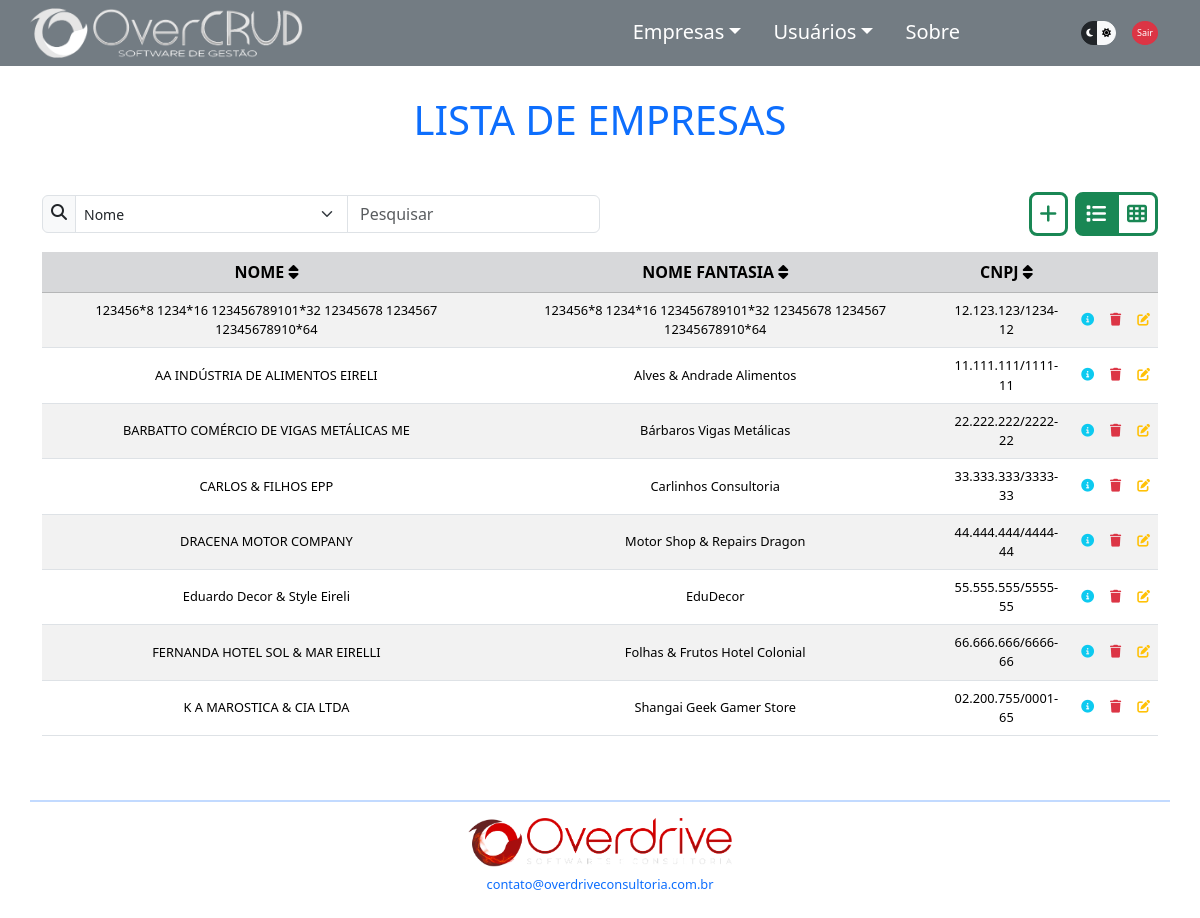
/emplista.php (signed in), run on an earlier commit of the app's database.
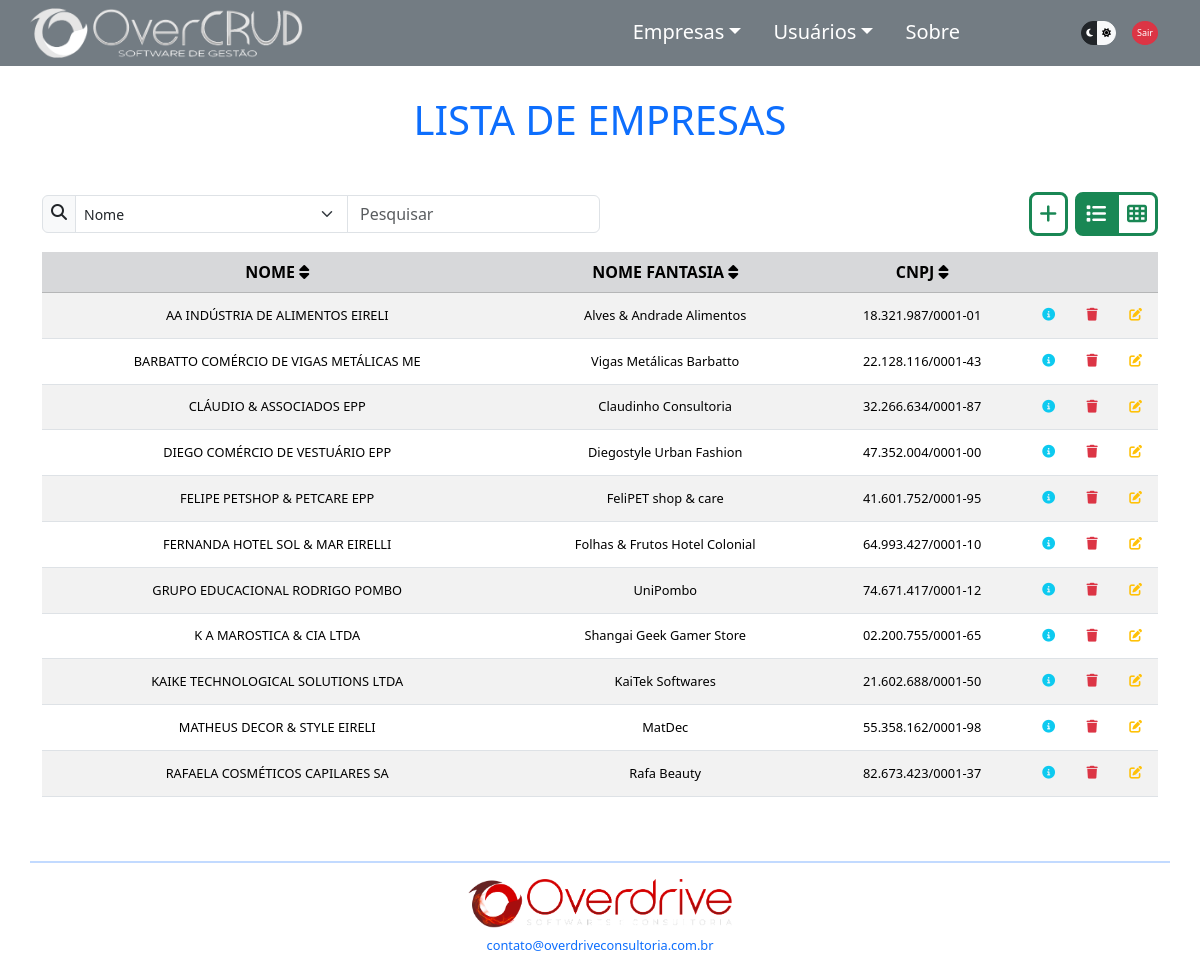
And on a later commit of the database.
### tables this page shows
CREATE TABLE `empresas` (
  `idempresa` int(11) NOT NULL AUTO_INCREMENT,
  `nome` varchar(64) DEFAULT NULL,
  `telefone` varchar(15) DEFAULT NULL,
  `cnpj` varchar(18) DEFAULT NULL,
  `fantasia` varchar(64) DEFAULT NULL,
  `responsavel` varchar(64) DEFAULT NULL,
  `idenderecoemp` int(11) DEFAULT NULL,
  PRIMARY KEY (`idempresa`),
  KEY `empresas_ibfk_1` (`idenderecoemp`),
  CONSTRAINT `empresas_ibfk_1` FOREIGN KEY (`idenderecoemp`) REFERENCES `enderecos` (`idendereco`)
);

### resources/listas.php (called while the page is built, shortened)
<?php
$root = $_SERVER["DOCUMENT_ROOT"];
require_once "$root/OverCRUD-main/overcrud/resources/pathing.php";
require_once "$rootOvercrud/components/EmpresaDAO.php";
$instanciaEmp = new Empresa();
$instanciaEmpDAO = new EmpresaDAO($instanciaEmp);
$listaEmp = $instanciaEmpDAO->listarEmpresas();

### components/ConexaoBD.php (called while the page is built, shortened)
<?php
class ConexaoBD
{
    public static function conectarBD()
    {
        $db_name = 'overcrud';
        $db_host = 'localhost';
        $db_user = 'root';
        $db_port = '3306';
        $db_password = '';
        $pdo = new PDO("mysql:dbname=$db_name;host=$db_host:$db_port", $db_user, $db_password);
        return $pdo;
    }
};

### components/EmpresaDAO.php (called while the page is built, shortened)
<?php
class EmpresaDAO
{
    public function listarEmpresas()
    {
        $sqlConsultaEmp = ConexaoBD::conectarBD()->query("SELECT * FROM empresas");
        if ($sqlConsultaEmp->rowCount() > 0) {
            $listaEmp = $sqlConsultaEmp->fetchAll(PDO::FETCH_ASSOC);
            return $listaEmp;
        };
    }
}

### emplista.php (the view, shortened to what this page needs)
<?php
require_once "./resources/pathing.php";
$voltar = ".";
require_once "$rootOvercrud/validations/session_validation.php";
require_once "$rootOvercrud/resources/listas.php";
?>
<!DOCTYPE html>
<html lang="pt-br" data-bs-theme="dark">
<?php
require_once "$rootOvercrud/partials/head.php";
head('- Empresas', $voltar);
?>
<body>
    <div class="container">
        <div class="row" id="navbartop">
            <?php
            require_once "$rootOvercrud/partials/navbartop.php";
            navbarTop($voltar, $linksAdm);
            ?>
        </div>
        <div class="row d-flex mt-5" id="appBody">
            <h1 class="text-center text-primary display-6 my-5" id="sessiontitle">LISTA DE EMPRESAS</h1>
            <?php require_once "$rootOvercrud/partials/searchbar.php" ?>
            <div class="" id="mostrartabela">
                <table id="tabelaempresas" class="table table-striped">
                    <tr class="table-secondary text-center">
                        <th onclick="ordenar(0)" class="tableheader">NOME <i class="fa-solid fa-sort"></i></th>
                        <th onclick="ordenar(1)" class="tableheader">NOME FANTASIA <i class="fa-solid fa-sort"></i></th>
                        <th onclick="ordenar(2)" class="tableheader">CNPJ <i class="fa-solid fa-sort"></i></th>
                        <th> </th>
                        <th class="<?= $linksAdm ?>"> </th>
                        <th class="<?= $linksAdm ?>"> </th>
                    </tr>
                    <?php foreach ($listaEmp as $empresa): ?>
                    <tr class="<?php echo $empresa['idempresa'] == '0' ? 'd-none' : '' ?>">
                        <td id="tr_nome"><?= $empresa['nome']; ?></td>
                        <td><?= $empresa['fantasia']; ?></td>
                        <td id="tr_doc"><?= $empresa['cnpj']; ?></td>
                        <td>
                            <a class="modalanchor" data-bs-toggle="modal"
                                data-bs-target="#empmodal<?= $empresa['idempresa'] ?>">
                                <i class="fa-solid fa-circle-info text-info px-0 py-2" title="Detalhes"></i>
                            </a>
                        </td>
                        <td class="<?= $linksAdm ?>">
                            <a data-bs-toggle='modal' data-bs-target='#empdeletemodal<?= $empresa['idempresa'] ?>'>
                                <i class="fa-solid fa-trash px-0 py-2 text-danger" title="Excluir" id="deleteicon"></i>
                            </a>
                        </td>
                        <td class="<?= $linksAdm ?>">
                            <a href="empeditar.php?idempresa=<?= $empresa['idempresa']; ?>">
                                <i class="fa-solid fa-pen-to-square px-0 py-2 text-warning" id="editbtn" title="Editar"></i>
                            </a>
                        </td>
                    </tr>
                    <?php endforeach; ?>
                </table>
            </div>
        </div>
        <?php
        require_once "$rootOvercrud/partials/footer.php";
        footer($voltar);
        ?>
    </div>
</body>
</html>

### partials/head.php (shortened to what this page needs)
<?php
function head($titulo, $voltar)
{
    echo "
    <head>
        <meta charset='UTF-8' />
        <meta http-equiv='X-UA-Compatible' content='IE=edge' />
        <meta name='viewport' content='width=device-width, initial-scale=1.0' />
        <link href='https://cdn.jsdelivr.net/npm/bootstrap@5.3.3/dist/css/bootstrap.min.css' rel='stylesheet'
>
        <link rel='stylesheet' href='$voltar/css/style.css' />
        <link rel='icon' href='$voltar/img/favicon.ico'>
        <title>OverCRUD $titulo</title>
</head>
";
}

### partials/navbarTop.php (shortened to what this page needs)
<?php
function navbarTop($voltar, $linksAdm)
{
    echo "
                <nav class='navbar navbar-expand-md text-bg-secondary fixed-top p-2' style='--bs-bg-opacity: .95;'>
                    <div class='container'>
                        <div class='row align-items-center'>
                            <div class='d-none col-lg-4 d-lg-flex p-0'>
                                <a href='$voltar/home.php' class='navbar-brand p-0'><img src='$voltar/img/logo_white_navbar.png' alt='OverCRUD'
                                        style='width: 75%;'></a>
                            </div>
                                <a href='$voltar/home.php' class='navbar-brand p-0'><img src='$voltar/img/logo_white_mini.png' alt='OverCRUD'
                                        style='width: 25%;'></a>
                            <div class='col-6 col-md-7 col-lg-6'>
                                <div class='collapse navbar-collapse justify-content-end' id='navbarMain'>
                                    <ul class='navbar-nav nav-underline gap-3'>
                                            <a href='$voltar/home.php' class='nav-link fs-5'>Home</a>
                                        <li class='navbar-item dropdown'>
                                            <a href='#' class='nav-link fs-5 dropdown-toggle text-white'
                                                data-bs-toggle='dropdown'>Empresas</a>
                                                <li> <a href='$voltar/emplista.php' class='dropdown-item text-white'>Consultar empresas</a>
                                                </li>
                                                <li> <a href='$voltar/empcadastro.php' class='dropdown-item <?php $linksAdm ?>
text-white'>Cadastrar
Nova</a>
</li>
</li>
<li class='navbar-item dropdown'>
    <a href='#' class='nav-link fs-5 dropdown-toggle text-white' data-bs-toggle='dropdown'>Usuários</a>
        <li> <a href='$voltar/usulista.php' class='dropdown-item text-white'>Consultar usuários</a>
        </li>
        <li> <a href='$voltar/usucadastro.php' class='dropdown-item <?php $linksAdm ?> text-white'>Cadastrar Novo</a>
        </li>
</li>
<li class='navbar-item'>
    <a href='$voltar/about.php' class='nav-link fs-5 text-white'>Sobre</a>
</li>
    <a href='$voltar/home.php' class='nav-link text-danger fs-5 fw-bold' data-bs-toggle='modal'
        data-bs-target='#modallogout'>SAIR</a>
</ul>
</div>
</div>
<div class='d-none col-md-2 d-md-flex justify-content-end'>
    <div class='btn-group btn-group-sm'>
        <button class='btn btn-dark rounded-start-5 p-1 darkmodebtnint' data-bs-theme-value='dark'><i
                class='fa-solid fa-moon'></i></button>
        <button class='btn btn-light rounded-end-5 p-1 darkmodebtnint' data-bs-theme-value='light'><i
                class='fa-solid fa-sun'></i></button>
    </div>
    <a class='btn btn-danger rounded-circle p-1 ms-3 sairbtn' data-bs-toggle='modal'
        data-bs-target='#modallogout'>Sair</a>
</div>
</div>
</div>
</nav>
                <a class='btn btn-danger' href='$voltar/resources/logout.php'>Sair</a>
";
}

### partials/searchbar.php (shortened to what this page needs)
<?php
$root = $_SERVER["DOCUMENT_ROOT"];
require_once "$root/OverCRUD-main/overcrud/resources/pathing.php";
$pagina = $_SERVER['REQUEST_URI'];
require_once "$rootOvercrud/resources/listas.php";
?>
<div class='col-12 d-flex mb-3 justify-content-between align-items-center'>
    <div class='input-group w-50' id='pesquisalista'>
        <i class='fa-solid fa-magnifying-glass input-group-text p-2'></i>
        <select class="form-select form-select-sm fit-content" name="pesquisaselect" id="pesquisaselect">
            <option value="nome" selected>Nome</option>
        </select>
        <input type='search' class='form-control' id='inputpesquisa' oninput="pesquisa()" placeholder='Pesquisar'>
    </div>
    <div class='btn-group btn-group-lg'>
        <a href='<?= str_contains($pagina, 'usulista') ? './usucadastro.php' : './empcadastro.php' ?>'
            class='btn btn-outline-success btn-lg rounded-3 border-3 py-1 px-2 me-2 <?= $linksAdm ?>' id='btncadastro'
            title='Cadastrar novo'><i class='fa-solid fa-plus'></i></a>
        <button type='button' class='btn btn-outline-success btn-lg rounded-start-3 border-3 py-1 px-2 active'
            id='btndisplaytabela' onclick='mudarDisplayParaTabela(); pesquisa()' title='Modo Tabela'><i
                class='fa-solid fa-list'></i></button>
        <button type='button' class='btn btn-outline-success btn-lg rounded-end-3 border-3 py-1 px-2' id='btndisplaycards'
            onclick='mudarDisplayParaCards(); pesquisa()' title='Modo Cards'><i
                class='fa-solid fa-table-cells'></i></button>
    </div>
</div>

### partials/footer.php
<?php
function footer($voltar)
{
    echo "
    <footer class='mt-5 mb-2'>
        <div class='row d-flex flex-column justify-content-center align-items-center text-center'>
            <hr>
            <img src='$voltar/img/logo_footer.png' alt='Overdrive Softwares e Consultoria' style='width: 18rem'>
            <p class='text-primary mt-2' id='emailfooter'>contato@overdriveconsultoria.com.br</p>
        </div>
    </footer>
    ";
}

### css/style.css (style rules this page uses)
body { min-width: 320px; }
#emailfooter { font-size: 0.8rem; }
hr { border: none; height: 2px; background-color: var(--bs-primary); }
.darkmodebtnint { font-size: xx-small; }
.sairbtn { font-size: xx-small; }
td { text-align: center; vertical-align: middle; font-size: 0.8rem; }
.tableheader { cursor: pointer; }
#deleteicon { cursor: pointer; }

What changed in the data, as far as the page shows it:
removed empresas: nome "123456*8 1234*16 123456789101*32 12345678 1234567 12345678910*64", fantasia "123456*8 1234*16 123456789101*32 12345678 1234567 12345678910*64", cnpj "12.123.123/1234-12"
changed empresas "AA INDÚSTRIA DE ALIMENTOS EIRELI": cnpj "11.111.111/1111-11" → "18.321.987/0001-01"
changed empresas "BARBATTO COMÉRCIO DE VIGAS METÁLICAS ME": fantasia "Bárbaros Vigas Metálicas" → "Vigas Metálicas Barbatto"; cnpj "22.222.222/2222-22" → "22.128.116/0001-43"
changed empresas: nome "CARLOS & FILHOS EPP" → "CLÁUDIO & ASSOCIADOS EPP"; fantasia "Carlinhos Consultoria" → "Claudinho Consultoria"; cnpj "33.333.333/3333-33" → "32.266.634/0001-87"
changed empresas: nome "DRACENA MOTOR COMPANY" → "DIEGO COMÉRCIO DE VESTUÁRIO EPP"; fantasia "Motor Shop & Repairs Dragon" → "Diegostyle Urban Fashion"; cnpj "44.444.444/4444-44" → "47.352.004/0001-00"
added empresas: nome "FELIPE PETSHOP & PETCARE EPP", fantasia "FeliPET shop & care", cnpj "41.601.752/0001-95"
changed empresas "FERNANDA HOTEL SOL & MAR EIRELLI": cnpj "66.666.666/6666-66" → "64.993.427/0001-10"
added empresas: nome "GRUPO EDUCACIONAL RODRIGO POMBO", fantasia "UniPombo", cnpj "74.671.417/0001-12"
added empresas: nome "KAIKE TECHNOLOGICAL SOLUTIONS LTDA", fantasia "KaiTek Softwares", cnpj "21.602.688/0001-50"
changed empresas: nome "Eduardo Decor & Style Eireli" → "MATHEUS DECOR & STYLE EIRELI"; fantasia "EduDecor" → "MatDec"; cnpj "55.555.555/5555-55" → "55.358.162/0001-98"; moves down the list
added empresas: nome "RAFAELA COSMÉTICOS CAPILARES SA", fantasia "Rafa Beauty", cnpj "82.673.423/0001-37"
